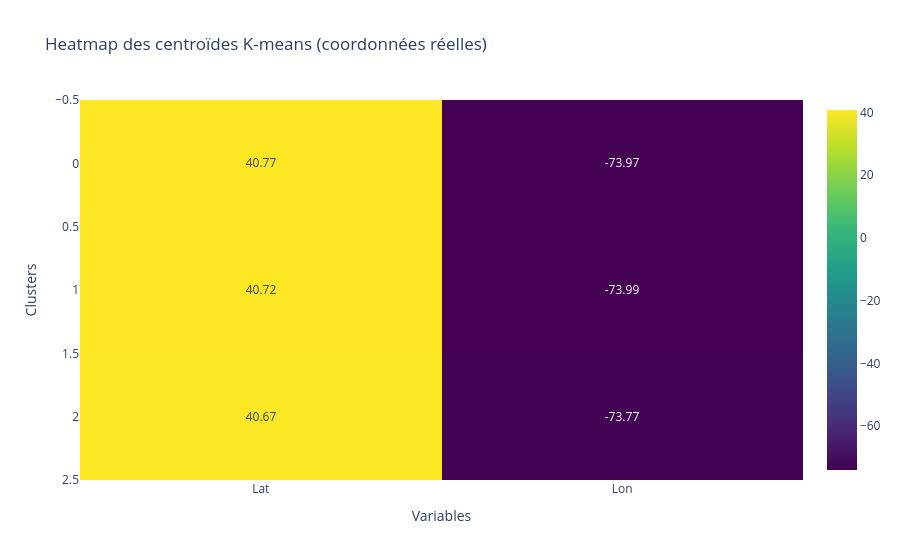

This figure's notebook cell:
### Code cell
# Création d'un heatmap

labels = ["Lat", "Lon"]

matrix = pd.DataFrame(cluster_centers_reel, columns = labels)

fig = px.imshow(
    matrix,
    text_auto=".2f",
    aspect="auto",
    color_continuous_scale="Viridis",
    title="Heatmap des centroïdes K-means (coordonnées réelles)"
)

fig.update_layout(
    xaxis_title="Variables",
    yaxis_title="Clusters"
)

fig.show()

### Figure 1 — Plotly figure (JSON) as saved in the notebook; plotly's stock layout.template omitted (floating-point values rounded to 4 significant figures)
{"data": [{"coloraxis": "coloraxis", "hovertemplate": "x: %{x}<br>y: %{y}<br>color: %{z}<extra></extra>", "name": "0", "texttemplate": "%{z:.2f}", "type": "heatmap", "x": ["Lat", "Lon"], "xaxis": "x", "y": [0, 1, 2], "yaxis": "y", "z": [[40.77, -73.97], [40.72, -73.99], [40.67, -73.77]]}], "layout": {"coloraxis": {"autocolorscale": false, "colorscale": [[0, "#440154"], [0.1111, "#482878"], [0.2222, "#3e4989"], [0.3333, "#31688e"], [0.4444, "#26828e"], [0.5556, "#1f9e89"], [0.6667, "#35b779"], [0.7778, "#6ece58"], [0.8889, "#b5de2b"], [1, "#fde725"]]}, "title": {"text": "Heatmap des centroïdes K-means (coordonnées réelles)"}, "xaxis": {"anchor": "y", "domain": [0, 1], "title": {"text": "Variables"}}, "yaxis": {"anchor": "x", "autorange": "reversed", "domain": [0, 1], "title": {"text": "Clusters"}}}}
